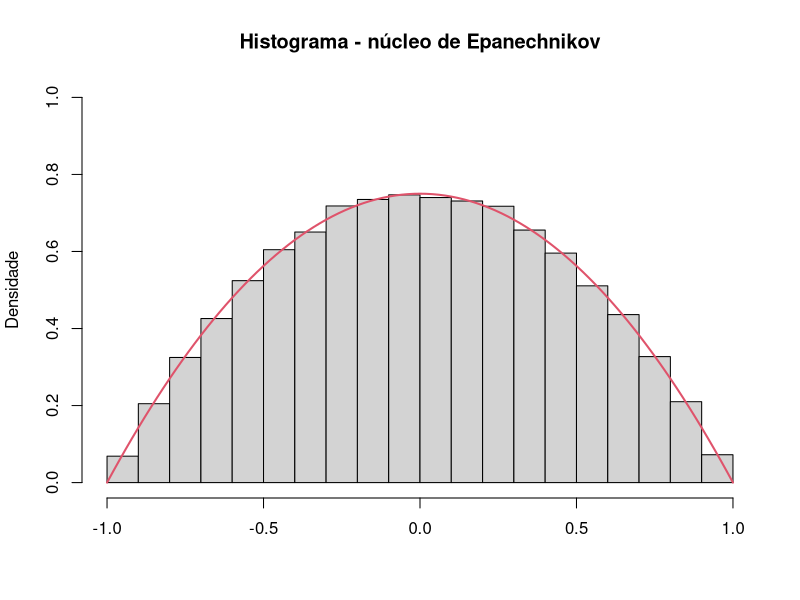

Generate this figure with R: (Note: this script raises an error after producing the figure.)
## ---- chunk 1
# <r code> ========================================================== #
library(knitr)

opts_chunk$set(cache=TRUE
               , cache.path="cache/"
               , fig.path="iBagens/"
               , dpi=100
               , fig.align="center"
               , comment=NA
               , warning=FALSE
               , error=FALSE
               , message=FALSE)

options(width=100)
# </r code> ========================================================= #
## ---- chunk 2
# densidade Epanechnikov
d_epach = function(x) 3*(1 - x^2)/4
# função para gerar variáveis aleatórias com distribuição Epanechnikov
r_epach = function(n){
  v = rep(0,n)
  for(i in 1:n){
    u1 = runif(1,-1,1); u2 = runif(1,-1,1); u3 = runif(1,-1,1);
    if((abs(u3)>abs(u2))&&(abs(u3)>abs(u1))){
      v[i] = u2
    }else{
      v[i] = u3
    }
  }
  return(v)
}

# histograma de uma amostra da Epanechnikov e a densidade verdadeira
hist(r_epach(100000),prob=TRUE,main="Histograma - núcleo de Epanechnikov",
     ylim=c(0,1),ylab="Densidade",xlab="")
curve(d_epach, xlim=c(-1,1),add=TRUE,col=2,lwd=2)
## ---- chunk 3
gini=function(n,dist){
  if ((dist< 1) | (dist >3)) stop("Valor interios deve estar entre 1 e 3!")
  ki=NULL
  gi=NULL
  m=dist
  if(m==1){
  xb=mean(rlnorm(100,0,1))  
  u=c(sort(rlnorm(n,0,1)))
  } else 
      if (m==2){
        xb=mean(runif(100,0,1))  
        u=c(sort(runif(n,0,1)))
      } else 
        if (m==3){
          xb=mean(rbinom(100,1,0.5))  
          u=c(sort(rbinom(n,1,0.5)))
        } 
      for(i in 1:n){
        ki=c(ki,(2*i-n-1)*u[i]) 
        gi=c(gi,sum(ki)/(n^2*xb))
      }
  return(gi)
}

## ---- chunk 4
gin1=gini(1000,1) #Lognormal
gin2=gini(1000,2) #Uniforme
gin3=gini(1000,3) #Binomial

## ---- chunk 5
xbar1=mean(gin1) 
xbar2=mean(gin2) 
xbar3=mean(gin3) 
md1=median(gin1)
md2=median(gin2)
md3=median(gin3)
qt1=quantile(gin1,seq(0,1,0.1))
qt2=quantile(gin2,seq(0,1,0.1))
qt3=quantile(gin3,seq(0,1,0.1))
## ---- chunk 6


################################ QUESTÃO 5 #####################################


n = 1000 # tamanho de cada amostra

j = 1 # contador do número de amostras (escolhi, arbitrariamente, 10000)

r = 1 # registro relacionado a cada uma das amostras, para média amostral 
	# xbar[r] = mean(x), constante de Gini ghatC[r] = 1/(n^2*xbar[r]), 
	# e o somatório de 1 a n somaAmost[i]=(2*i-n-1)*xi[i], da fórmula de Gini 
	# como função das estatísticas de ordem.

xbar=0
ghatC=0
G=0  
somaTot=0

while(j<=10000){	# cálculo das j (10000) estimativas Gini 

	x=rlnorm(n, meanlog = 0, sdlog = 1) # gera amostra aleatória lognormal
	xbar[r]=mean(x)				# calcula x barra
	ghatC[r]=(1/(n^2*xbar[r]))		# calcula a constante

		xi=sort(x)				# ordena a amostra gerada

			somaAmost=0				# laço para cálculo do somatório
			for (i in 1:n)	{			 	
			somaAmost[i]=(2*i-n-1)*xi[i]		
						}			

			somaTot[r]=sum(somaAmost)	# registrando cada um dos somatórios

				G[j]=ghatC[r]*somaTot[r]	# cálculo da estimativa G
					
					j=j+1
					r=r+1

		}

#### Construindo o IC ((1-alpha)*100%) para G

media=mean(G)
desvio=sd(G)	# desvio padrão das estimativas G
zneg=-1.96		# z para alfa=0.025
zpos=1.96		# z para alfa=0.975

inf=media+zneg*desvio		# limite inferior do intervalo 
sup=media+zpos*desvio		# limite superior do intervalo

table(G<inf)	# se TRUE, valor simulado está abaixo do intervalo inferior
a=matrix(table(G<inf))

table(G>sup)	# se TRUE, valor simulado está acima do intervalo superior
b=matrix(table(G>sup))

#### valor (%) simulado fora do intervalo de 95%

percent=100*((a[2,1]+b[2,1])/10000)	
percent



#################################### FIM ######################################

## ---- chunk 7
# <r code> ========================================================== #
## Criando a função que gera as amostras,
## calcula a estatística do teste e obtém as taxas do Erro Tipo 1
ex6 <- function(type = "normal", size, mu = 1, m = 10000, alpha = .05){
  t.stat <- replicate(m, {
    switch(type
           , normal = {x <- rnorm(n = size, mean = 1, sd = .25)}
           , chi = {x <- rchisq(n = size, df = 1)}
           , unif = {x <- runif(n = size, min = 0, max = 2)}
           , expo = {x <- rexp(n = size, rate = 1)}
           )
    ( mean(x) - mu ) / ( sd(x) / sqrt(size) )
  })
  mean( t.stat > qt(1 - alpha, size - 1) )
# </r code> ========================================================= #
}
## ---- chunk 8
# <r code> ========================================================== #
## Gerando as amostras,
## calculando a estatística do teste e obtendo as taxas do Erro Tipo 1
set.seed(93)

results <- data.frame(
  `Distribuição` = rep(
    c("Normal", "Chi quadrado", "Uniforme", "Exponencial"), each = 3)
  , `Tamanho amostral` = rep(c("20", "100", "500"), 4)
  , `Taxa empírica` = c(
    unlist(lapply(c(20, 100, 500), ex6, type = "normal"))
    , unlist(lapply(c(20, 100, 500), ex6, type = "chi"))
    , unlist(lapply(c(20, 100, 500), ex6, type = "unif"))
    , unlist(lapply(c(20, 100, 500), ex6, type = "expo"))
  ))
results$`Distribuição` <-
  with(results
       , factor(`Distribuição`, levels(`Distribuição`)[c(3, 1, 4, 2)]))
results$`Tamanho.amostral` <-
  with(results, factor(
    `Tamanho.amostral`, levels(`Tamanho.amostral`)[c(2, 1, 3)]))
results
# </r code> ========================================================= #
## ---- chunk 9
# <r code> ========================================================== #
## Visualizando os resultados graficamente
library(latticeExtra)

barchart(`Taxa.empírica` ~ `Tamanho.amostral` | `Distribuição`
         , data = results
         , horizontal = FALSE
         , border = "transparent"
         , col = "#0080ff"
         , scales = list(y = list(draw = FALSE))
         , xlab = "Tamanho amostral"
         , ylab = list("Erro Tipo I", rot = 0)
         , main = "Taxa empírica do Erro Tipo I do teste-t"
         , strip = strip.custom(bg = "white")
         , ylim = c(0, max(results$`Taxa.empírica`) + .005)
         , layout = c(4, 1)
         , panel = function(...){
           panel.barchart(...)
           args <- list(...)
           panel.text(args$x, args$y, args$y, pos = 3)
         })
# </r code> ========================================================= #
## ---- chunk 10

n <- 1e7
y <- runif(n, 0, 1) #gerando U[0,1]
gx <- sin(y*(pi/3)) #aplicando na função
gb <- mean(gx) # calculando a média
theta <- gb*(pi/3) #estimativa da integral pelo método de Monte Carlo
theta

valor_exato  <- (-cos(pi/3)+cos(0)) #Valor exato da integral
valor_exato

## ---- chunk 11
#usando uniformes (0,1)

m <-1000;
n <-200;
x <-1.5;
alpha=0.05;
cdf <- replicate(m, {
  u <-runif(n)
  g<-(x*exp((-(u*x)^2)/2))/sqrt(2*pi)
  mean(g)+0.5})
media1 <- mean(cdf);
v1<- var(cdf);
ic1<-round(media1 + c(-1,1) * qnorm(1-alpha/2,mean=0,sd=1) * sqrt(v1/m), 4)
print(media1)
print(v1)
print(ic1)


## ---- chunk 12
#Usando uniformes (0,x)

x <- 1.5;
n <-1000;
m <-200;
alpha=0.05;
cdf <- replicate(m, {
  u <-runif(n, 0, x)
  g<-(exp((-(u)^2)/2))/sqrt(2*pi)
  x*mean(g)+0.5})
media2 <- mean(cdf);
v2<- var(cdf);
ic2<-round(media2 + c(-1,1) * qnorm(1-alpha/2,mean=0,sd=1) *sqrt(v2/m), 4)
print(media2)
print(v2)
print(ic2)
## ---- chunk 13
m = 1e6
U = runif(m/2)
## ---- chunk 14
theta.estimado <- function(U){

  y =exp(-U)/(1+U^2)
  w =exp(U-1)/(1+(1-U)^2)
  return(mean((y+w)/2))
}

theta.estimado(U)
## ---- chunk 15
theta.sem.red <- function(U){
  fx =exp(-U)/(1+U^2)
  return(mean(fx))
}
mc1 = replicate(1000, theta.sem.red(runif(1000)))
mc2 = replicate(1000, theta.estimado(runif(1000)))

## ---- chunk 16
round(100*(var(mc1)-var(mc2))/var(mc1), 2)
## ---- chunk 17
MCNormTruncX2 <- function(n,lower=1,upper=Inf,media=0,dp=1){
# verificando se o pacote truncnorm precisa ser instalado
if("truncnorm" %in% rownames(installed.packages())==FALSE)
{install.packages("truncnorm");library(truncnorm)}
  else library(truncnorm)
  
rtn      <- rtruncnorm(n=n,a=lower,b=upper,mean=media,sd=dp)
int1     <- ((rtn^2)*dnorm(x=rtn,mean=media,sd=dp))/dtruncnorm(x=rtn,
        a=lower,b=upper,mean=media,sd=dp)
impMC1   <- mean(int1)
varinf1  <- var(int1)/n

result   <- list(thetahat = impMC1,
                 varhat   = varinf1)
return(result)
}
cbind(rbind(MCNormTruncX2(n=100),MCNormTruncX2(n=1e4),MCNormTruncX2(n=1e6)),c(100,1e4,1e6))
